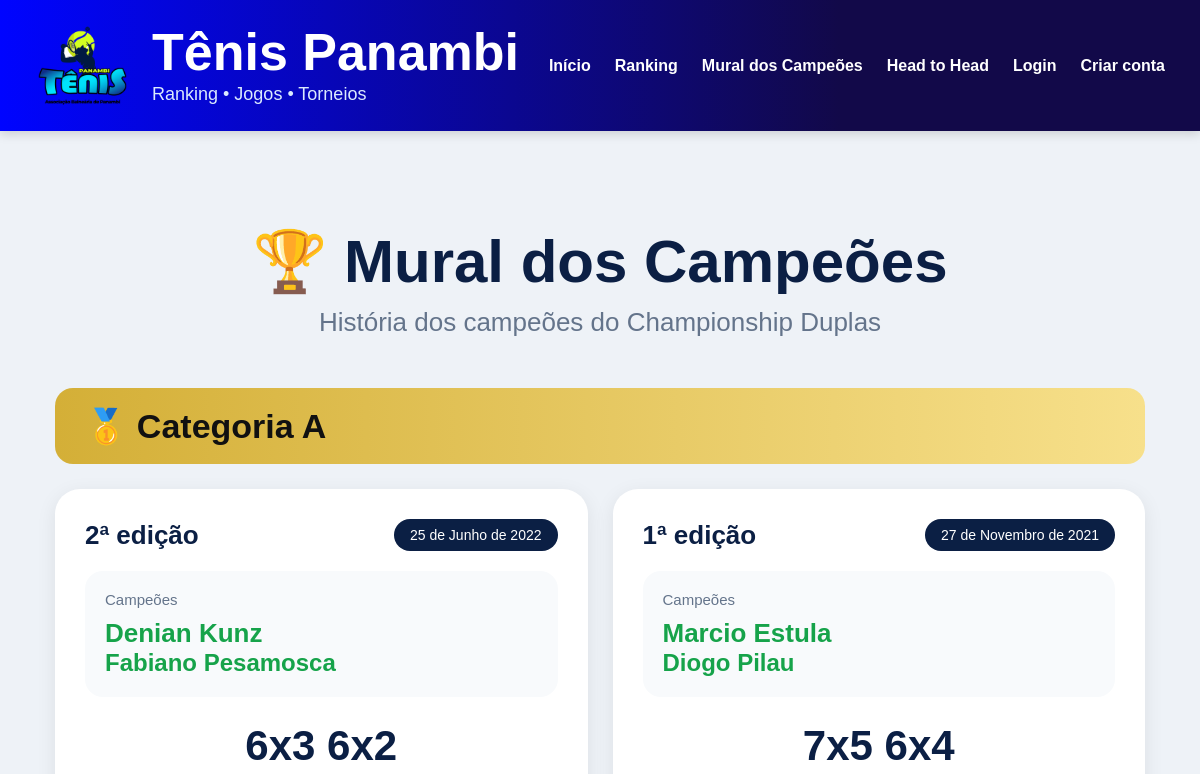
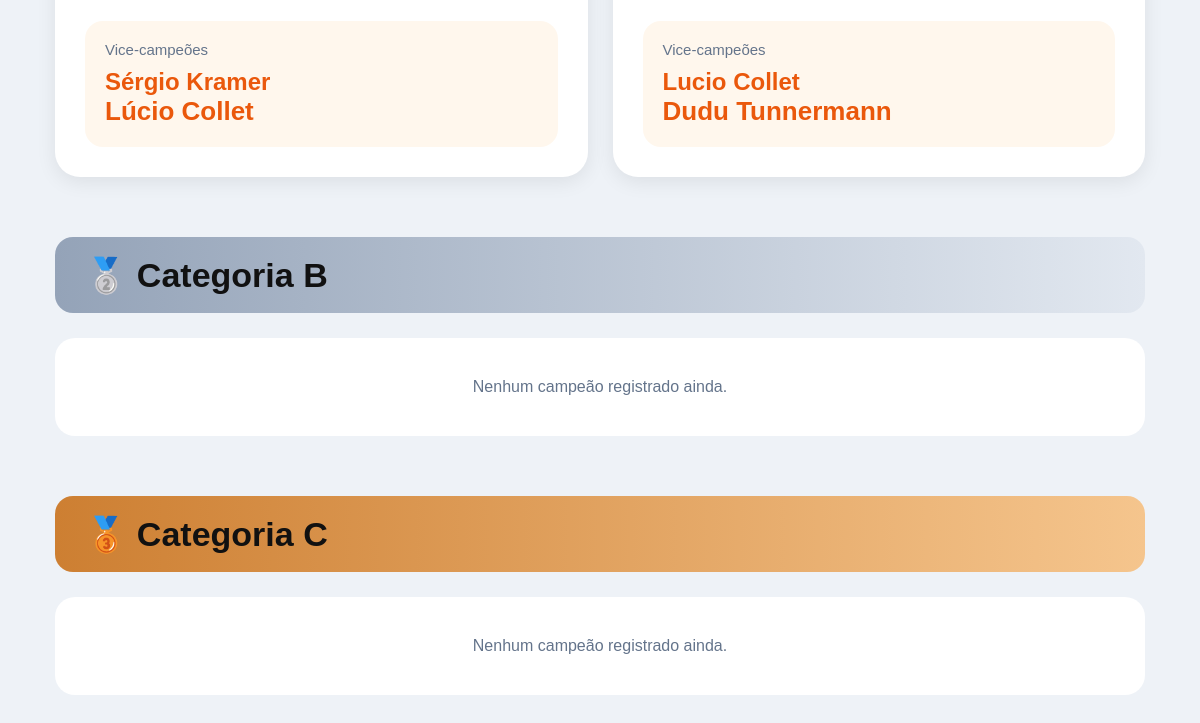
Before: /mural-campeoes/ with the older database file (2 pictures, top to bottom).
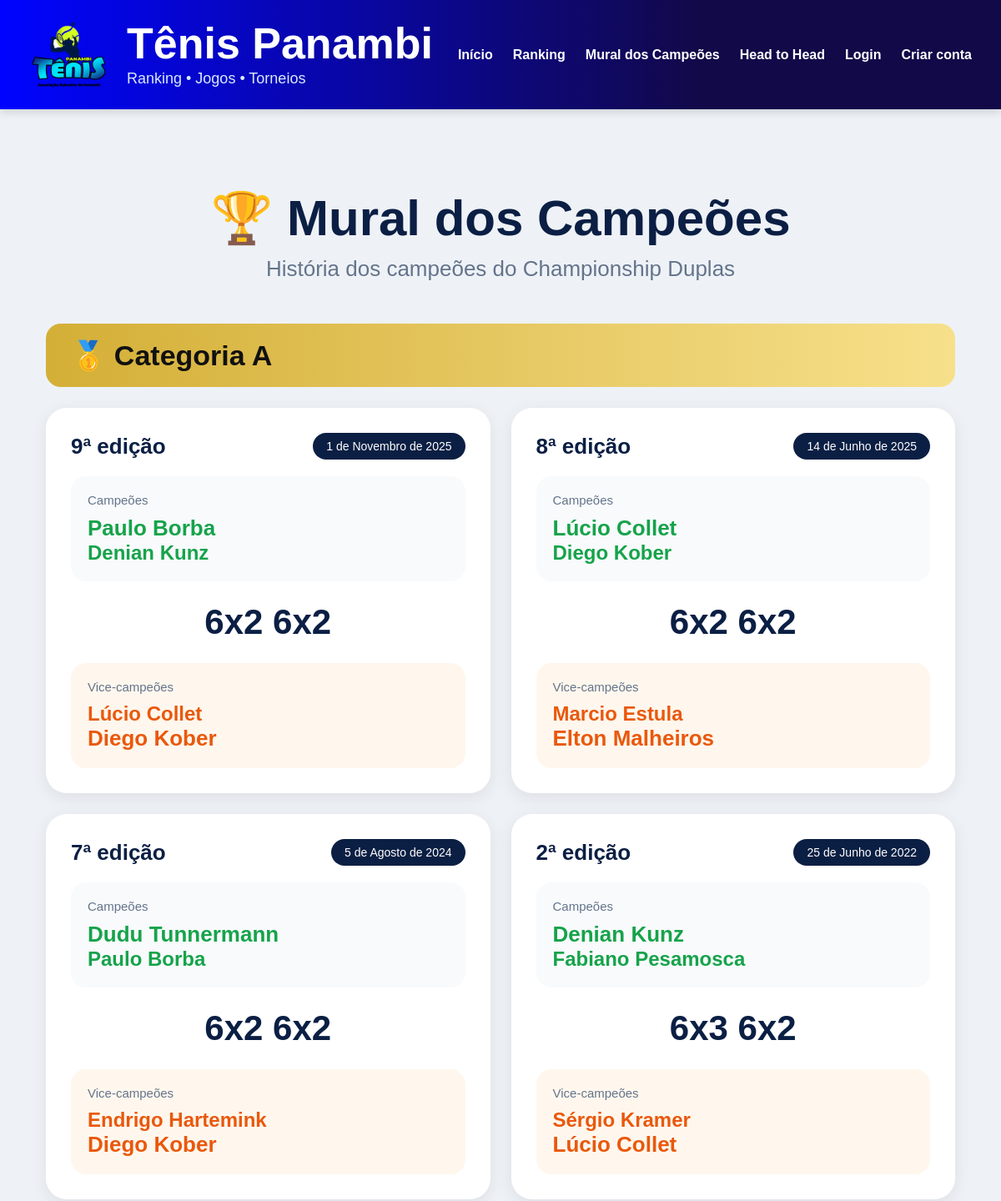
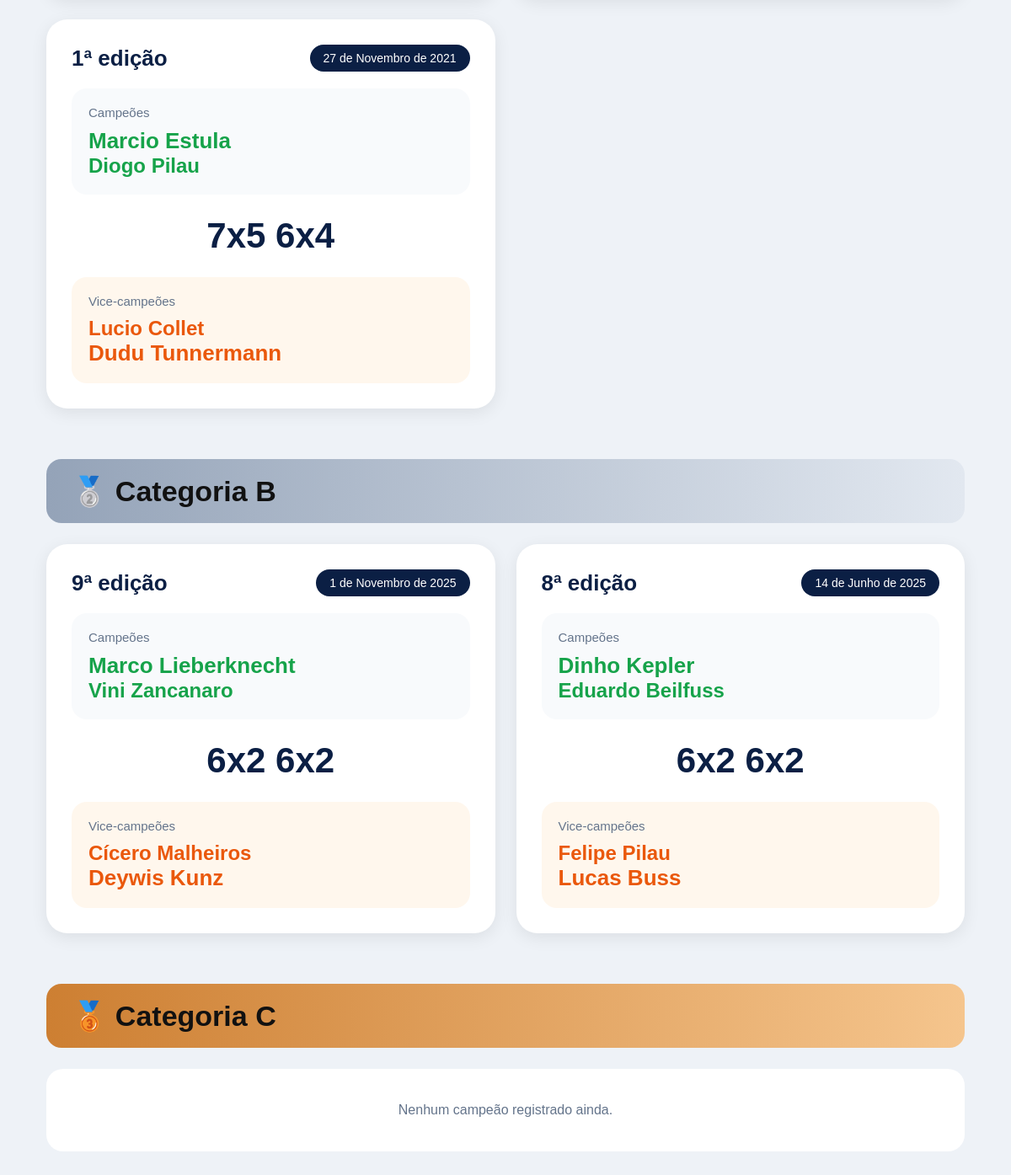
After: the same page with the newer database file (2 pictures, top to bottom).
### core/models.py (models this page shows, shortened)
class CampeaoTorneio(models.Model):
    CATEGORIAS = [
        ('A', 'Categoria A'),
        ('B', 'Categoria B'),
        ('C', 'Categoria C'),
    ]
    categoria = models.CharField(
        max_length=1,
        choices=CATEGORIAS
    )
    edicao = models.IntegerField()
    data_final = models.DateField()
    campeao_1 = models.CharField(
        max_length=100
    )
    campeao_2 = models.CharField(
        max_length=100
    )
    finalista_1 = models.CharField(
        max_length=100
    )
    finalista_2 = models.CharField(
        max_length=100
    )
    placar = models.CharField(
        max_length=50
    )
    observacoes = models.TextField(
        blank=True,
        null=True
    )
    criado_em = models.DateTimeField(
        auto_now_add=True
    )
    class Meta:
        ordering = [
            'categoria',
            '-edicao'
        ]

### core/views.py (the view)
def mural_campeoes(request):
    campeoes_a = CampeaoTorneio.objects.filter(
        categoria='A'
    ).order_by('-edicao')
    campeoes_b = CampeaoTorneio.objects.filter(
        categoria='B'
    ).order_by('-edicao')
    campeoes_c = CampeaoTorneio.objects.filter(
        categoria='C'
    ).order_by('-edicao')
    return render(
        request,
        'jogador/mural_campeoes.html',
        {
            'campeoes_a': campeoes_a,
            'campeoes_b': campeoes_b,
            'campeoes_c': campeoes_c,
        }
    )

### core/templates/jogador/mural_campeoes.html (shortened to what this page needs)
{% extends 'base/base.html' %}
{% block content %}
<div style="
max-width:1400px;
margin:40px auto;
padding:20px;
">
    <div style="
    text-align:center;
    margin-bottom:50px;
    ">
        <h1 style="
        font-size:60px;
        margin-bottom:10px;
        color:#0b1f44;
        ">
            🏆 Mural dos Campeões
        </h1>
        <p style="
        font-size:26px;
        color:#64748b;
        ">
            História dos campeões do Championship Duplas
        </p>
    </div>
    <div style="margin-bottom:60px;">
        <div style="
        background:linear-gradient(90deg,#d4af37,#f7e08b);
        color:#111;
        padding:18px 30px;
        border-radius:18px;
        margin-bottom:25px;
        ">
            <h2 style="
            margin:0;
            font-size:34px;
            ">
                🥇 Categoria A
            </h2>
        </div>
        <div style="
        display:grid;
        grid-template-columns:repeat(auto-fit,minmax(350px,1fr));
        gap:25px;
        ">
            {% for item in campeoes_a %}
            <div style="
            background:white;
            border-radius:25px;
            padding:30px;
            box-shadow:0 5px 20px rgba(0,0,0,0.08);
            ">
                <div style="
                display:flex;
                justify-content:space-between;
                align-items:center;
                margin-bottom:20px;
                ">
                    <div style="
                    font-size:26px;
                    font-weight:bold;
                    color:#0b1f44;
                    ">
                        {{ item.edicao }}ª edição
                    </div>
                    <div style="
                    background:#0b1f44;
                    color:white;
                    padding:8px 16px;
                    border-radius:999px;
                    font-size:14px;
                    ">
                        {{ item.data_final }}
                    </div>
                </div>
                <div style="
                background:#f8fafc;
                border-radius:18px;
                padding:20px;
                margin-bottom:20px;
                ">
                    <div style="
                    font-size:15px;
                    color:#64748b;
                    margin-bottom:10px;
                    ">
                        Campeões
                    </div>
                    <div style="
                    font-size:26px;
                    font-weight:bold;
                    color:#16a34a;
                    ">
                        {{ item.campeao_1 }}
                    </div>
                    <div style="
                    font-size:24px;
                    font-weight:bold;
                    color:#16a34a;
                    ">
                        {{ item.campeao_2 }}
                    </div>
                </div>
                <div style="
                text-align:center;
                margin:25px 0;
                ">
                    <div style="
                    font-size:42px;
                    font-weight:bold;
                    color:#0b1f44;
                    ">
                        {{ item.placar }}
                    </div>
                </div>
                <div style="
                background:#fff7ed;
                border-radius:18px;
                padding:20px;
                ">
                    <div style="
                    font-size:15px;
                    color:#64748b;
                    margin-bottom:10px;
                    ">
                        Vice-campeões
                    </div>
                    <div style="
                    font-size:24px;
                    font-weight:bold;
                    color:#ea580c;
                    ">
                        {{ item.finalista_1 }}
                    </div>
                    <div style="
                    font-size:26px;
                    font-weight:bold;
                    color:#ea580c;
                    ">
                        {{ item.finalista_2 }}
                    </div>
                </div>
            </div>
            {% endfor %}
        </div>
    </div>
    <div style="margin-bottom:60px;">
        <div style="
        background:linear-gradient(90deg,#94a3b8,#e2e8f0);
        color:#111;
        padding:18px 30px;
        border-radius:18px;
        margin-bottom:25px;
        ">
            <h2 style="
            margin:0;
            font-size:34px;
            ">
                🥈 Categoria B
            </h2>
        </div>
        <div style="
        display:grid;
        grid-template-columns:repeat(auto-fit,minmax(350px,1fr));
        gap:25px;
        ">
            {% for item in campeoes_b %}
            <div style="
            background:white;
            border-radius:25px;
            padding:30px;
            box-shadow:0 5px 20px rgba(0,0,0,0.08);
            ">
                <div style="
                display:flex;
                justify-content:space-between;
                align-items:center;
                margin-bottom:20px;
                ">
                    <div style="
                    font-size:26px;
                    font-weight:bold;
                    color:#0b1f44;
                    ">
                        {{ item.edicao }}ª edição
                    </div>
                    <div style="
                    background:#0b1f44;
                    color:white;
                    padding:8px 16px;
                    border-radius:999px;
                    font-size:14px;
                    ">
                        {{ item.data_final }}
                    </div>
                </div>
                <div style="
                background:#f8fafc;
                border-radius:18px;
                padding:20px;
                margin-bottom:20px;
                ">
                    <div style="
                    font-size:15px;
                    color:#64748b;
                    margin-bottom:10px;
                    ">
                        Campeões
                    </div>
                    <div style="
                    font-size:26px;
                    font-weight:bold;
                    color:#16a34a;
                    ">
                        {{ item.campeao_1 }}
                    </div>
                    <div style="
                    font-size:24px;
                    font-weight:bold;
                    color:#16a34a;
                    ">
                        {{ item.campeao_2 }}
                    </div>
                </div>
                <div style="
                text-align:center;
                margin:25px 0;
                ">
                    <div style="
                    font-size:42px;
                    font-weight:bold;
                    color:#0b1f44;
                    ">
                        {{ item.placar }}
                    </div>
                </div>
                <div style="
                background:#fff7ed;
                border-radius:18px;
                padding:20px;
                ">
                    <div style="
                    font-size:15px;
                    color:#64748b;
                    margin-bottom:10px;
                    ">
                        Vice-campeões
                    </div>
                    <div style="
                    font-size:24px;
                    font-weight:bold;
                    color:#ea580c;
                    ">
                        {{ item.finalista_1 }}
                    </div>
                    <div style="
                    font-size:26px;
                    font-weight:bold;
                    color:#ea580c;
                    ">
                        {{ item.finalista_2 }}
                    </div>
                </div>
            </div>
            {% empty %}
            <div style="
            background:white;
            border-radius:20px;
            padding:40px;
            text-align:center;
            color:#64748b;
            ">
                Nenhum campeão registrado ainda.
            </div>
            {% endfor %}
        </div>
    </div>
    <div style="margin-bottom:60px;">
        <div style="
        background:linear-gradient(90deg,#cd7f32,#f5c58d);
        color:#111;
        padding:18px 30px;
        border-radius:18px;
        margin-bottom:25px;
        ">
            <h2 style="
            margin:0;
            font-size:34px;
            ">
                🥉 Categoria C
            </h2>
        </div>
        <div style="
        display:grid;
        grid-template-columns:repeat(auto-fit,minmax(350px,1fr));
        gap:25px;
        ">
            {% for item in campeoes_c %}
            <div style="
            background:white;
            border-radius:25px;
            padding:30px;
            box-shadow:0 5px 20px rgba(0,0,0,0.08);
            ">
                <div style="
                display:flex;
                justify-content:space-between;
                align-items:center;
                margin-bottom:20px;
                ">
                    <div style="
                    font-size:26px;
                    font-weight:bold;
                    color:#0b1f44;
                    ">
                        {{ item.edicao }}ª edição
                    </div>
                    <div style="
                    background:#0b1f44;
                    color:white;
                    padding:8px 16px;
                    border-radius:999px;
                    font-size:14px;
                    ">
                        {{ item.data_final }}
                    </div>
                </div>
                <div style="
                background:#f8fafc;
                border-radius:18px;
                padding:20px;
                margin-bottom:20px;
                ">
                    <div style="
                    font-size:15px;
                    color:#64748b;
                    margin-bottom:10px;
                    ">
                        Campeões
                    </div>
                    <div style="
                    font-size:26px;
                    font-weight:bold;
                    color:#16a34a;
                    ">
                        {{ item.campeao_1 }}
                    </div>
                    <div style="
                    font-size:24px;
                    font-weight:bold;
                    color:#16a34a;
                    ">
                        {{ item.campeao_2 }}
                    </div>
                </div>
                <div style="
                text-align:center;
                margin:25px 0;
                ">
                    <div style="
                    font-size:42px;
                    font-weight:bold;
                    color:#0b1f44;
                    ">
                        {{ item.placar }}
                    </div>
                </div>
                <div style="
                background:#fff7ed;
                border-radius:18px;
                padding:20px;
                ">
                    <div style="
                    font-size:15px;
                    color:#64748b;
                    margin-bottom:10px;
                    ">
                        Vice-campeões
                    </div>
                    <div style="
                    font-size:24px;
                    font-weight:bold;
                    color:#ea580c;
                    ">
                        {{ item.finalista_1 }}
                    </div>
                    <div style="
                    font-size:26px;
                    font-weight:bold;
                    color:#ea580c;
                    ">
                        {{ item.finalista_2 }}
                    </div>
                </div>
            </div>
            {% empty %}
            <div style="
            background:white;
            border-radius:20px;
            padding:40px;
            text-align:center;
            color:#64748b;
            ">
                Nenhum campeão registrado ainda.
            </div>
            {% endfor %}
        </div>
    </div>
</div>
{% endblock %}

### core/templates/base/base.html (shortened to what this page needs)
{% load static %}
<!DOCTYPE html>
<html lang="pt-br">
<head>
</head>
<body>
<header class="topo">
    <div class="logo-area">
        <img src="{% static 'img/logo-tenis.png' %}">
        <div>
            <div class="titulo-site">
                Tênis Panambi
            </div>
            <div class="subtitulo-site">
                Ranking • Jogos • Torneios
            </div>
        </div>
    </div>
    <nav class="menu">
        <a href="/">Início</a>
        <a href="/ranking/">
            Ranking
        </a>
        <a href="/mural-campeoes/">
            Mural dos Campeões
        </a>
        <a href="/head-to-head/">
            Head to Head
        </a>
        {% if user.is_authenticated %}
            <a href="/meu-painel/">
                Meu Painel
            </a>
            <a href="/meu-perfil/">
                Meu Perfil
            </a>
            <a href="/meus-jogos/">
                Meus Jogos
            </a>
            <a href="/lancar-jogo/">
                Lançar Jogo
            </a>
            <div class="usuario-dropdown">
                <a href="#" class="usuario">
                    👤 {{ user.username }}
                </a>
                <div class="dropdown-menu">
                    <a href="/meu-perfil/">
                        Meu Perfil
                    </a>
                    <a href="/password_change/">
    Trocar Senha
</a>
                    <a href="/logout/">
                        Sair
                    </a>
                </div>
            </div>
        {% else %}
            <a href="/login/">
                Login
            </a>
            <a href="/cadastro/">
                Criar conta
            </a>
        {% endif %}
    </nav>
</header>
<div class="conteudo">
    {% block content %}
    {% endblock %}
</div>
</body>
</html>

### core/templates/base/base.html (style rules this page uses)
* { margin:0; padding:0; box-sizing:border-box; font-family:Arial, Helvetica, sans-serif; }
body { background:#eef2f7; }
.topo { background:linear-gradient( 90deg, #0004ff 0%, #120949 70% ); padding:18px 35px; display:flex; align-items:center; justify-content:space-between; box-shadow:0 3px 10px rgba(0,0,0,0.15); }
.logo-area { display:flex; align-items:center; gap:22px; }
.logo-area img { height:95px; width:auto; object-fit:contain; }
.titulo-site { color:white; font-size:52px; font-weight:800; line-height:1; }
.subtitulo-site { color:#dbeafe; font-size:18px; margin-top:6px; }
.menu { display:flex; align-items:center; gap:24px; }
.menu a { color:white; text-decoration:none; font-weight:bold; font-size:16px; white-space:nowrap; transition:0.2s; }
.conteudo { padding:35px; }

Changed rows visible on the page:
added CampeaoTorneio: edicao "9", data_final "1 de Novembro de 2025", campeao_1 "Paulo Borba", campeao_2 "Denian Kunz", placar "6x2 6x2", finalista_1 "Lúcio Collet", finalista_2 "Diego Kober", shown under "🥇 Categoria A"
added CampeaoTorneio: edicao "8", data_final "14 de Junho de 2025", campeao_1 "Lúcio Collet", campeao_2 "Diego Kober", placar "6x2 6x2", finalista_1 "Marcio Estula", finalista_2 "Elton Malheiros", shown under "🥇 Categoria A"
added CampeaoTorneio: edicao "7", data_final "5 de Agosto de 2024", campeao_1 "Dudu Tunnermann", campeao_2 "Paulo Borba", placar "6x2 6x2", finalista_1 "Endrigo Hartemink", finalista_2 "Diego Kober", shown under "🥇 Categoria A"
added CampeaoTorneio: edicao "9", data_final "1 de Novembro de 2025", campeao_1 "Marco Lieberknecht", campeao_2 "Vini Zancanaro", placar "6x2 6x2", finalista_1 "Cícero Malheiros", finalista_2 "Deywis Kunz", shown under "🥈 Categoria B"
added CampeaoTorneio: edicao "8", data_final "14 de Junho de 2025", campeao_1 "Dinho Kepler", campeao_2 "Eduardo Beilfuss", placar "6x2 6x2", finalista_1 "Felipe Pilau", finalista_2 "Lucas Buss", shown under "🥈 Categoria B"
Other visible differences:
text no longer shown: "Nenhum campeão registrado ainda."
